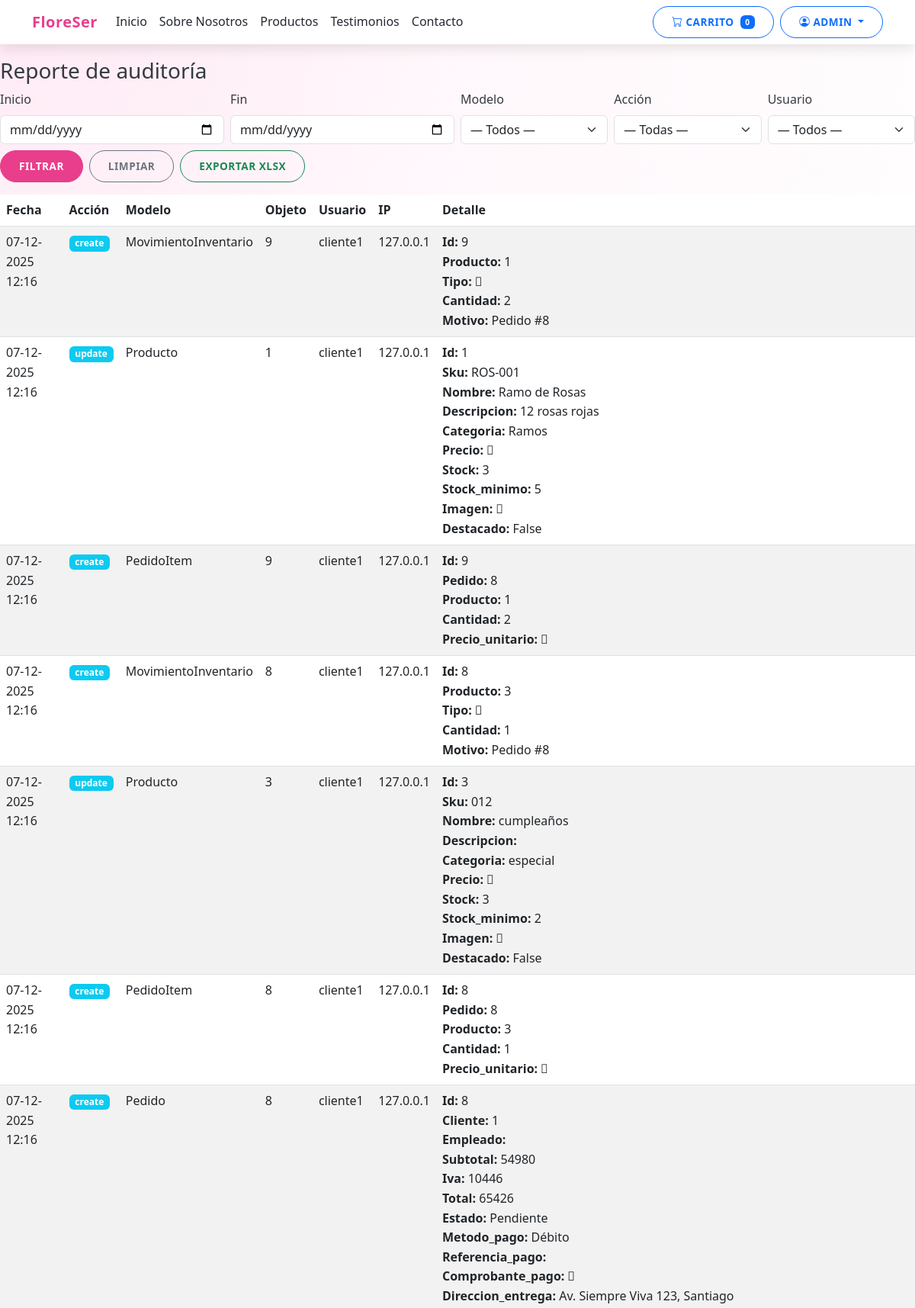
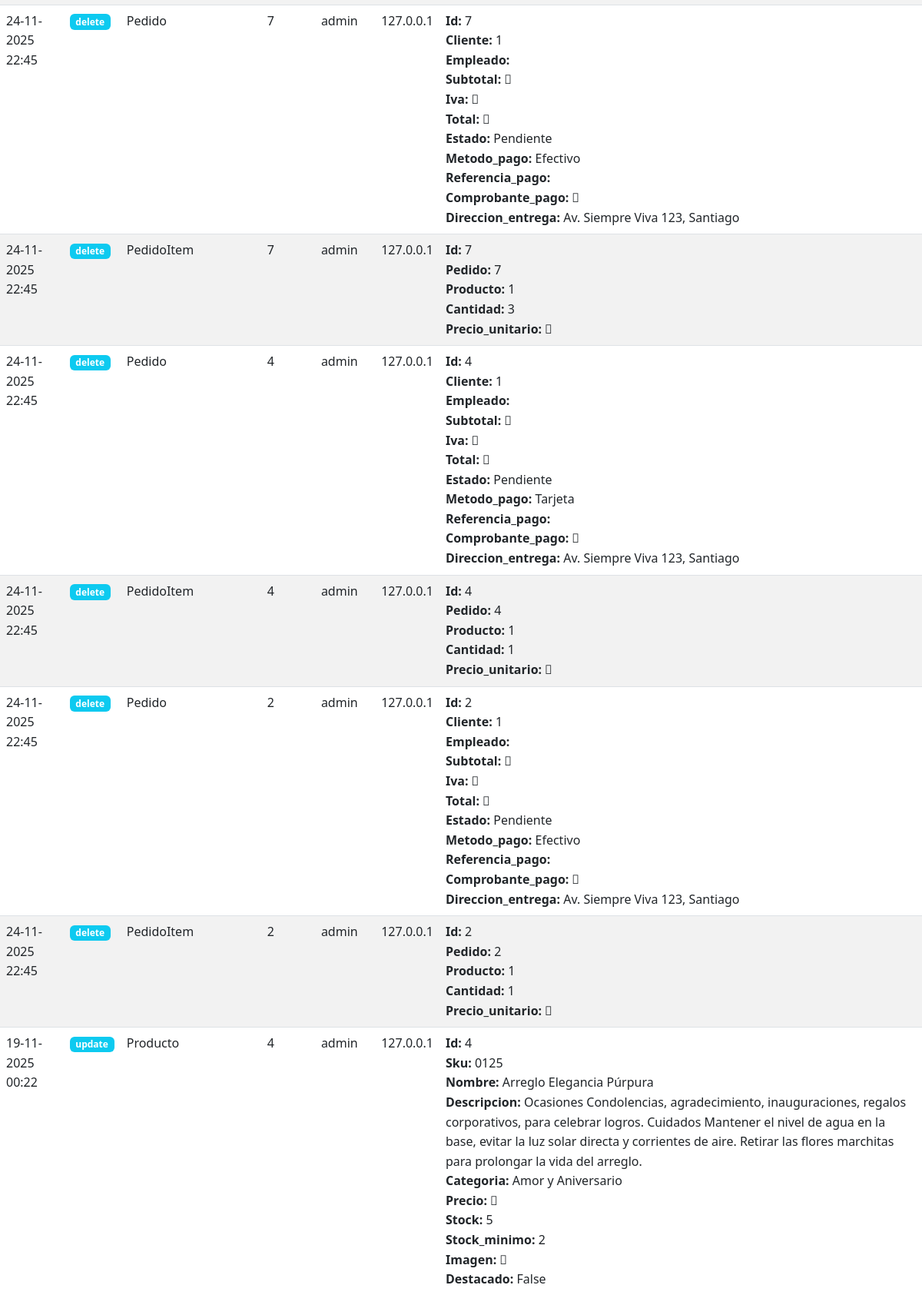
The page /reportes/auditoria/ (signed in, upper part) on the database its author committed (2 pictures, top to bottom).
### apps/usuarios/models.py (models this page shows, shortened)
class Usuario(AbstractUser):
    class Roles(models.TextChoices):
        ADMINISTRADOR = 'Administrador', 'Administrador'
        EMPLEADO = 'Empleado', 'Empleado'
        CLIENTE = 'Cliente', 'Cliente'
        PROVEEDOR = 'Proveedor', 'Proveedor'
    rol = models.CharField(max_length=20, choices=Roles.choices, default=Roles.CLIENTE)
    activo = models.BooleanField(default=True)

### apps/reportes/models.py (models this page shows, shortened)
class AuditLog(models.Model):
    class Action(models.TextChoices):
        CREATE = 'create', 'create'
        UPDATE = 'update', 'update'
        DELETE = 'delete', 'delete'
    user = models.ForeignKey(settings.AUTH_USER_MODEL, null=True, blank=True, on_delete=models.SET_NULL)
    ip = models.GenericIPAddressField(null=True, blank=True)
    action = models.CharField(max_length=10, choices=Action.choices)
    model = models.CharField(max_length=100)
    object_id = models.CharField(max_length=50)
    detail = models.TextField(blank=True)
    created_at = models.DateTimeField(auto_now_add=True)

### apps/reportes/views.py (the view, shortened to what this page needs)
# urls.py: path('auditoria/', reporte_auditoria, name='auditoria'),
@role_required('Administrador')
def reporte_auditoria(request):
    from django.db.models import Q
    inicio = _parse_date(request.GET.get('inicio', ''))
    fin = _parse_date(request.GET.get('fin', ''))
    modelo = request.GET.get('modelo', '')
    accion = request.GET.get('accion', '')
    usuario_id = request.GET.get('usuario', '')
    export = request.GET.get('export')
    qs = AuditLog.objects.select_related('user').all()
    if inicio:
        qs = qs.filter(created_at__date__gte=inicio)
    if fin:
        qs = qs.filter(created_at__date__lte=fin)
    if modelo:
        qs = qs.filter(model=modelo)
    if accion:
        qs = qs.filter(action=accion)
    if usuario_id:
        qs = qs.filter(user_id=usuario_id)
    modelos = AuditLog.objects.order_by().values_list('model', flat=True).distinct()
    usuarios = Usuario.objects.all().only('id', 'username')
    logs = list(qs.order_by('-created_at')[:200])
    for a in logs:
        a.detail_dict = _parse_detail_to_dict(a.detail)
    return render(request, 'reportes/auditoria.html', {
        'logs': logs,
        'modelos': modelos,
        'usuarios': usuarios,
        'modelo_sel': modelo,
        'accion_sel': accion,
        'usuario_sel': int(usuario_id) if (usuario_id or '').isdigit() else None,
        'inicio': inicio,
        'fin': fin,
    })

### apps/reportes/views.py (called while the page is built)
def _parse_date(s):
    try:
        return datetime.strptime(s, "%Y-%m-%d").date()
    except Exception:
        return None

def _parse_detail_to_dict(detail: str):
    if not detail:
        return None
    s = str(detail)
    s = re.sub(r"Decimal\('([^']*)'\)", r"'\\1'", s)
    s = re.sub(r"<[^:>]*File:\s*([^>]+)>", r"'\\1'", s)
    s = re.sub(r"\b(?:[A-Za-z_][A-Za-z0-9_]*\.)+([A-Z_][A-Z0-9_]*)\b", r"'\\1'", s)
    try:
        data = ast.literal_eval(s)
    except Exception:
        return None
    if isinstance(data, dict):
        return {str(k): '' if v is None else str(v) for k, v in data.items()}
    return None

### templates/reportes/auditoria.html (shortened to what this page needs)
{% extends 'base.html' %}
{% block content %}
<h3>Reporte de auditoría</h3>
<form class="row g-2 mb-3" method="get">
  <div class="col-md-3">
    <label class="form-label">Inicio</label>
    <input type="date" name="inicio" class="form-control" value="{{ inicio|date:'Y-m-d' }}">
  </div>
  <div class="col-md-3">
    <label class="form-label">Fin</label>
    <input type="date" name="fin" class="form-control" value="{{ fin|date:'Y-m-d' }}">
  </div>
  <div class="col-md-2">
    <label class="form-label">Modelo</label>
    <select name="modelo" class="form-select">
      <option value="">— Todos —</option>
    </select>
  </div>
  <div class="col-md-2">
    <label class="form-label">Acción</label>
    <select name="accion" class="form-select">
      <option value="">— Todas —</option>
    </select>
  </div>
  <div class="col-md-2">
    <label class="form-label">Usuario</label>
    <select name="usuario" class="form-select">
      <option value="">— Todos —</option>
    </select>
  </div>
  <div class="col-12 d-flex gap-2 mt-2">
    <button class="btn btn-primary" type="submit">Filtrar</button>
    <a class="btn btn-outline-secondary" href="{% url 'reportes:auditoria' %}">Limpiar</a>
    <a class="btn btn-outline-success" href="?{% if request.GET %}{{ request.GET.urlencode }}&{% endif %}export=xlsx">Exportar XLSX</a>
  </div>
</form>
<table class="table table-striped">
  <thead>
    <tr><th>Fecha</th><th>Acción</th><th>Modelo</th><th>Objeto</th><th>Usuario</th><th>IP</th><th>Detalle</th></tr>
  </thead>
  <tbody>
  {% for a in logs %}
    <tr>
      <td>{{ a.created_at|date:'d-m-Y H:i' }}</td>
      <td><span class="badge bg-info">{{ a.action }}</span></td>
      <td>{{ a.model }}</td>
      <td>{{ a.object_id }}</td>
      <td>{{ a.user.username|default:'-' }}</td>
      <td>{{ a.ip|default:'-' }}</td>
      <td>
        {% if a.detail_dict %}
          {% for k, v in a.detail_dict.items %}
            <div><strong>{{ k|capfirst }}:</strong> {{ v }}</div>
          {% endfor %}
        {% else %}
          {{ a.detail }}
        {% endif %}
      </td>
    </tr>
  {% empty %}
    <tr><td colspan="7">Sin registros.</td></tr>
  {% endfor %}
  </tbody>
</table>
{% endblock %}

### templates/base.html (shortened to what this page needs)
<!DOCTYPE html>
{% load static %}
{% load i18n %}
<html lang="es">
<head>
    <link href="https://cdn.jsdelivr.net/npm/bootstrap@5.3.0/dist/css/bootstrap.min.css" rel="stylesheet">
    <link rel="stylesheet" href="https://cdn.jsdelivr.net/npm/bootstrap-icons@1.10.0/font/bootstrap-icons.css">
    <link rel="stylesheet" href="{% static 'css/styles.css' %}">
</head>
<body>
    <nav class="navbar navbar-expand-lg navbar-main fixed-top">
        <div class="container">
            <a class="navbar-brand" href="{% url 'home:index' %}">
                {% if configuracion and configuracion.logo %}
                <img src="{{ configuracion.logo.url }}" alt="{{ configuracion.nombre_sitio }}" height="40">
                {% else %}
                FloreSer
                {% endif %}
            </a>
            <div class="collapse navbar-collapse" id="navbarNav">
                {% url 'home:index' as home_url %}
                {% url 'home:sobre_nosotros' as sobre_url %}
                {% url 'productos:lista' as productos_url %}
                {% url 'home:testimonios' as testimonios_url %}
                {% url 'home:index' as home_url3 %}
                {% url 'pedidos:carrito' as carrito_url %}
                {% url 'clientes:perfil' as cli_perfil_url %}
                {% url 'clientes:mis_pedidos' as cli_misped_url %}
                {% url 'productos:crear' as prod_crear_url %}
                {% url 'admin:index' as admin_index_url %}
                {% url 'logout' as logout_url %}
                {% url 'login' as login_url %}
                <ul class="navbar-nav me-auto">
                    {% if home_url %}
                    <li class="nav-item">
                        <a class="nav-link" href="{{ home_url }}#inicio">Inicio</a>
                    </li>
                    {% endif %}
                    {% if sobre_url %}
                    <li class="nav-item">
                        <a class="nav-link" href="{{ sobre_url }}">Sobre Nosotros</a>
                    </li>
                    {% endif %}
                    {% if productos_url %}
                    <li class="nav-item">
                        <a class="nav-link" href="{{ productos_url }}">Productos</a>
                    </li>
                    {% endif %}
                    {% if testimonios_url %}
                    <li class="nav-item">
                        <a class="nav-link" href="{{ testimonios_url }}">Testimonios</a>
                    </li>
                    {% endif %}
                    {% if home_url3 %}
                    <li class="nav-item">
                        <a class="nav-link" href="{{ home_url3 }}#contacto">Contacto</a>
                    </li>
                    {% endif %}
                </ul>
                <div class="d-flex">
                    <a href="{{ carrito_url|default:'#' }}" class="btn btn-outline-primary me-2">
                        <i class="bi bi-cart"></i> Carrito
                        <span class="badge bg-primary ms-1">0</span>
                    </a>
                    {% if user.is_authenticated %}
                    <div class="dropdown">
                        <button class="btn btn-outline-primary dropdown-toggle" type="button" id="userDropdown" data-bs-toggle="dropdown">
                            <i class="bi bi-person-circle"></i> {{ user.username }}
                        </button>
                    </div>
                    {% endif %}
                </div>
            </div>
        </div>
    </nav>
    <div style="padding-top: 76px;">
        {% block content %}{% endblock %}
    </div>
                        {% url 'home:sobre_nosotros' as sobre_url %}
                        {% url 'productos:lista' as prodf_url %}
                        {% url 'home:testimonios' as testimoniosf_url %}
                        {% url 'home:faq' as faq_url %}
</body>
</html>

### static/css/styles.css (style rules this page uses)
:root { --primary-color: #e83e8c; --secondary-color: #ffd6e8; --accent-color: #ff7f50; --light-color: #fff7fb; --dark-color: #343a40; --gray-100: #f8f9fa; --gray-200: #eceff4; --gray-600: #6c757d; --box-shadow: 0 0.5rem 1rem rgba(232, 62, 140, 0.15); --transition: all 0.3s ease; }
body { font-family: 'Segoe UI', Tahoma, Geneva, Verdana, sans-serif; color: var(--dark-color); line-height: 1.6; background: radial-gradient(circle at top left, #ffeaf5 0, #fff7fb 40%, #ffffff 100%); }
.navbar-brand { font-weight: 700; letter-spacing: 0.5px; }
.navbar-main, .navbar-main.bg-dark, .navbar-main.navbar-dark { background-color: #ffffff !important; box-shadow: 0 0.35rem 1rem rgba(0, 0, 0, 0.1); z-index: 1030; }
.navbar-main .navbar-brand { font-weight: 700; letter-spacing: 0.5px; color: var(--primary-color) !important; }
.navbar-main .navbar-nav .nav-link { color: #252932 !important; font-weight: 500; }
.btn { padding: 0.6rem 1.5rem; border-radius: 50px; font-weight: 600; transition: var(--transition); text-transform: uppercase; font-size: 0.85rem; letter-spacing: 0.5px; }
.btn-primary { background-color: var(--primary-color); border-color: var(--primary-color); }

### rows shown on the page
Usuario: username "ADMIN"
AuditLog: created_at "07-12-2025 12:16", action "create", model "MovimientoInventario", object_id "9", user.username "cliente1", ip "127.0.0.1", detail_dict "Id" "Producto" "Tipo" "Cantidad" "Motivo", detail_dict "9" "1" "\u0001" "2" "Pedido #8"
AuditLog: created_at "07-12-2025 12:16", action "update", model "Producto", object_id "1", user.username "cliente1", ip "127.0.0.1", detail_dict "Id" "Sku" "Nombre" "Descripcion" "Categoria" "Precio" "Stock" "Stock_minimo" "Imagen" "Destacado", detail_dict "1" "ROS-001" "Ramo de Rosas" "12 rosas rojas" "Ramos" "\u0001" "3" "5" "\u0001" "False"
AuditLog: created_at "07-12-2025 12:16", action "create", model "PedidoItem", object_id "9", user.username "cliente1", ip "127.0.0.1", detail_dict "Id" "Producto" "Cantidad" "Precio_unitario", detail_dict "9" "1" "2" "\u0001"
AuditLog: model "Pedido", object "8", created_at "07-12-2025 12:16", action "create", object_id "8", user.username "cliente1", ip "127.0.0.1", detail_dict "Id" "Cliente" "Empleado" "Subtotal" "Iva" "Total" "Estado" "Metodo_pago" "Referencia_pago" "Comprobante_pago" "Direccion_entrega", detail_dict "8" "1" "54980" "10446" "65426" "Pendiente" "Débito" "\u0001" "Av. Siempre Viva 123, Santiago"
AuditLog: created_at "07-12-2025 12:16", action "create", model "MovimientoInventario", object_id "8", user.username "cliente1", ip "127.0.0.1", detail_dict "Id" "Producto" "Tipo" "Cantidad" "Motivo", detail_dict "8" "3" "\u0001" "1" "Pedido #8"
AuditLog: created_at "07-12-2025 12:16", action "update", model "Producto", object_id "3", user.username "cliente1", ip "127.0.0.1", detail_dict "Id" "Sku" "Nombre" "Descripcion" "Categoria" "Precio" "Stock" "Stock_minimo" "Imagen" "Destacado", detail_dict "3" "012" "cumpleaños" "especial" "\u0001" "3" "2" "\u0001" "False"
AuditLog: created_at "07-12-2025 12:16", action "create", model "PedidoItem", object_id "8", user.username "cliente1", ip "127.0.0.1", detail_dict "Id" "Producto" "Cantidad" "Precio_unitario", detail_dict "8" "3" "1" "\u0001"
AuditLog: created_at "24-11-2025 22:45", action "delete", model "Pedido", object_id "7", user.username "admin", ip "127.0.0.1", detail_dict "Id" "Cliente" "Empleado" "Subtotal" "Iva" "Total" "Estado" "Metodo_pago" "Referencia_pago" "Comprobante_pago" "Direccion_entrega", detail_dict "7" "1" "\u0001" "\u0001" "\u0001" "Pendiente" "Efectivo" "\u0001" "Av. Siempre Viva 123, Santiago"
AuditLog: created_at "24-11-2025 22:45", action "delete", model "PedidoItem", object_id "7", user.username "admin", ip "127.0.0.1", detail_dict "Id" "Pedido" "Producto" "Cantidad" "Precio_unitario", detail_dict "7" "7" "1" "3" "\u0001"
AuditLog: created_at "24-11-2025 22:45", action "delete", model "Pedido", object_id "4", user.username "admin", ip "127.0.0.1", detail_dict "Id" "Cliente" "Empleado" "Subtotal" "Iva" "Total" "Estado" "Metodo_pago" "Referencia_pago" "Comprobante_pago" "Direccion_entrega", detail_dict "4" "1" "\u0001" "\u0001" "\u0001" "Pendiente" "Tarjeta" "\u0001" "Av. Siempre Viva 123, Santiago"
AuditLog: created_at "24-11-2025 22:45", action "delete", model "PedidoItem", object_id "4", user.username "admin", ip "127.0.0.1", detail_dict "Id" "Pedido" "Producto" "Cantidad" "Precio_unitario", detail_dict "4" "4" "1" "1" "\u0001"
AuditLog: created_at "24-11-2025 22:45", action "delete", model "Pedido", object_id "2", user.username "admin", ip "127.0.0.1", detail_dict "Id" "Cliente" "Empleado" "Subtotal" "Iva" "Total" "Estado" "Metodo_pago" "Referencia_pago" "Comprobante_pago" "Direccion_entrega", detail_dict "2" "1" "\u0001" "\u0001" "\u0001" "Pendiente" "Efectivo" "\u0001" "Av. Siempre Viva 123, Santiago"
AuditLog: created_at "24-11-2025 22:45", action "delete", model "PedidoItem", object_id "2", user.username "admin", ip "127.0.0.1", detail_dict "Id" "Pedido" "Producto" "Cantidad" "Precio_unitario", detail_dict "2" "2" "1" "1" "\u0001"
AuditLog: created_at "19-11-2025 00:22", action "update", model "Producto", object_id "4", user.username "admin", ip "127.0.0.1", detail_dict "Id" "Sku" "Nombre" "Descripcion" "Categoria" "Precio" "Stock" "Stock_minimo" "Imagen" "Destacado", detail_dict "4" "0125" "Arreglo Elegancia Púrpura" "Ocasiones Condolencias, agradecimiento, inauguraciones, regalos corporativos, para celebrar logros. Cuidados Mantener el nivel de agua en la base, evitar la luz solar directa y corrientes de aire. Retirar las flores marchitas para prolongar la vida del arreglo." "Amor y Aniversario" "\u0001" "5" "2" "\u0001" "False"
